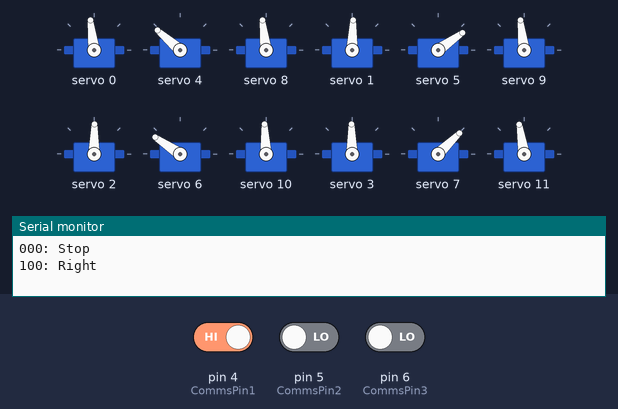
Recording of a sketch running on a simulated Arduino Uno, built with avr-gcc and run on an emulated ATmega328P. Shown: 12 × servo, the last lines printed to the serial monitor. Inputs (shaded band) come from the test bench; at power-on: pin 5 (CommsPin2) LOW, pin 4 (CommsPin1) HIGH, pin 6 (CommsPin3) LOW.

Above: at 1.41 s.
1.8 s: pin 5 (CommsPin2) driven HIGH
3.3 s: pin 4 (CommsPin1) driven LOW
At 3.74 s:
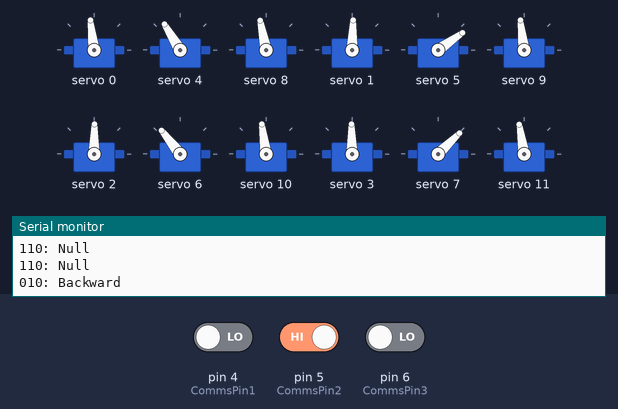
6.3 s: pin 6 (CommsPin3) driven HIGH
9.3 s: pin 5 (CommsPin2) driven LOW
At 10.36 s:
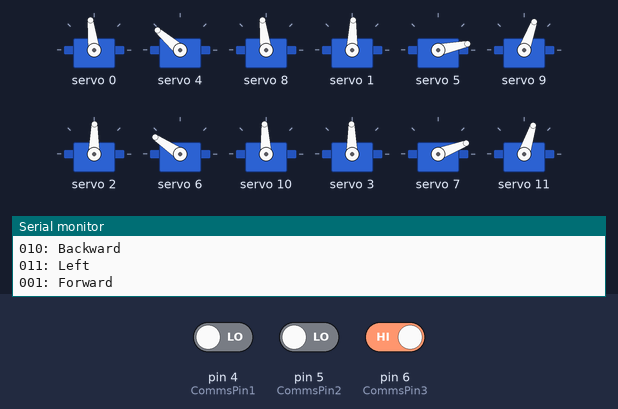
12.3 s: pin 4 (CommsPin1) driven HIGH
At 14.6 s:
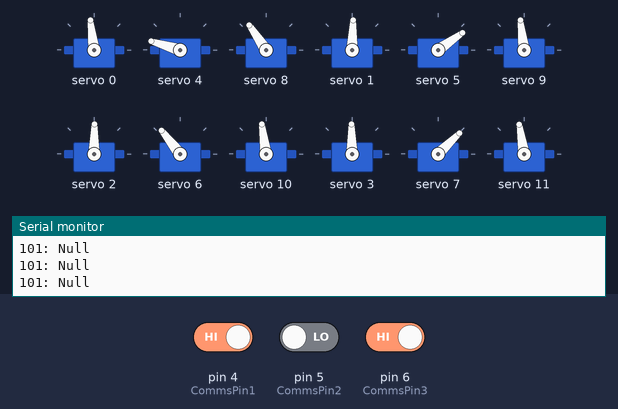
15.3 s: pin 6 (CommsPin3) driven LOW
At 19.25 s:
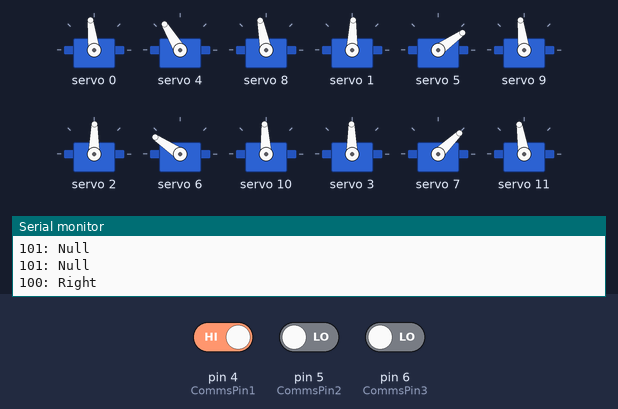
Timing chart, 0 to 19.3 s (numbered marks = the images above; inputs shaded):
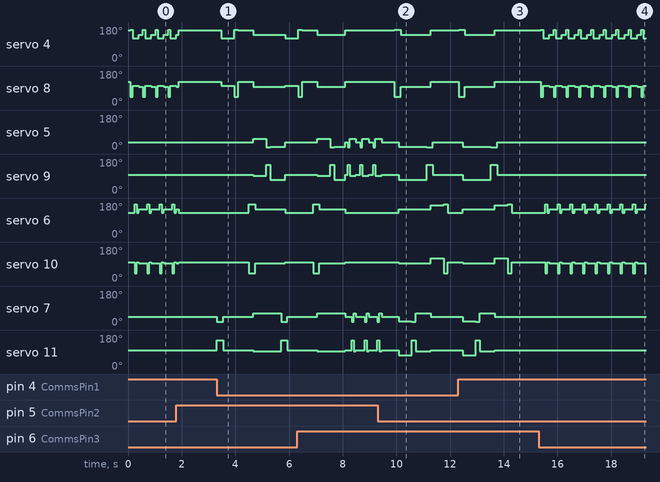

The sketch:

Robopup_Movement.ino
```cpp
#include <Wire.h>
#include <math.h>
#include <Adafruit_PWMServoDriver.h>

Adafruit_PWMServoDriver pwm = Adafruit_PWMServoDriver(0x40);

#define SERVOMIN 110  // Min pulse length count out of 4096
#define SERVOMAX 620  // Max pulse length count out of 4096

#define CommsPin1 4
#define CommsPin2 5
#define CommsPin3 6

bool curr1 = 0;
bool curr2 = 0;
bool curr3 = 0;

// Define midpoint angle (90 degrees irl) for each motor due to poor manufacturing tolerances
int mid[12] = { 95, 87, 88, 90, 88, 85, 94, 93, 95, 95, 92, 97 };


// MOTOR MAPPINGS

// SHOULDER, CORONAL (sideways)
// 0: Front Left  0 down, 180 up
// 1: Front Right 0 up, 180 down
// 2: Rear Left   0 up, i80 down
// 3: Rear Right  0 down, 180 up

// SHOULDER, MEDIAl (forwards)
// 4: Front Left  0 forwards, 180 backwards
// 5: Front Right 0 backwards, 180 forwards
// 6: Rear Left   0 forwards, 180 backwards
// 7: Rear Right  0 backwards, 180 forwards

// ELBOW, MEDIAL (forwards)
// 8: Front Left  0 up, 180 down
// 9: Front Right 0 down, 180 up
// 10: Rear Left  0 up, 180 down
// 11: Rear Right 0 down, 180 up


int angleToPulse(int angle) {
  int pulse = map(angle, 0, 180, SERVOMIN, SERVOMAX);
  return pulse;
}

void inverse_kinematics(int leg, double x, double y) {
  double origin_to_paw = sqrt(sq(x) + sq(y));
  double alpha = atan(x / y) * 180 / PI;
  double beta = -acos(origin_to_paw / 108) * 180 / PI;
  int shoulder_angle_delta = int(round(-alpha - beta));    // Shoulder Medial angle from front
  int elbow_angle_delta = 90 - 2 * abs(int(round(beta)));  // Elbow Medial angle from Straight

  // print_IK_values(leg, x, y, origin_to_paw, alpha, beta, shoulder_angle_delta, elbow_angle_delta);

  if (leg == 0) {
    pwm.setPWM(0, 0, angleToPulse(mid[0]));
    pwm.setPWM(4, 0, angleToPulse(mid[4] + shoulder_angle_delta));
    pwm.setPWM(8, 0, angleToPulse(mid[8] + elbow_angle_delta));
  } else if (leg == 1) {
    pwm.setPWM(1, 0, angleToPulse(mid[1]));
    pwm.setPWM(5, 0, angleToPulse(mid[5] - shoulder_angle_delta));
    pwm.setPWM(9, 0, angleToPulse(mid[9] - elbow_angle_delta));

  } else if (leg == 2) {
    pwm.setPWM(2, 0, angleToPulse(mid[2]));
    pwm.setPWM(6, 0, angleToPulse(mid[6] + shoulder_angle_delta));
    pwm.setPWM(10, 0, angleToPulse(mid[10] + elbow_angle_delta));

  } else if (leg == 3) {
    pwm.setPWM(3, 0, angleToPulse(mid[3]));
    pwm.setPWM(7, 0, angleToPulse(mid[7] - shoulder_angle_delta));
    pwm.setPWM(11, 0, angleToPulse(mid[11] - elbow_angle_delta));
  }
}

void print_IK_values(int leg, double x, double y, double origin_to_paw, double alpha, double beta, int shoulder_angle_delta, int elbow_angle_delta) {
  Serial.print("LEG: ");
  Serial.print(leg);
  Serial.print("    X: ");
  Serial.print(x);
  Serial.print("    Y: ");
  Serial.print(y);
  Serial.print("    DIST: ");
  Serial.print(origin_to_paw);
  Serial.print("    ALPHA: ");
  Serial.print(alpha);
  Serial.print("    BETA: ");
  Serial.print(beta);
  Serial.print("    SHOULDER DELTA: ");
  Serial.print(shoulder_angle_delta);
  Serial.print("    ELBOW DELTA: ");
  Serial.println(elbow_angle_delta);
}

void set_all_neutral() {
  inverse_kinematics(0, 54, 54);
  inverse_kinematics(1, 54, 54);
  inverse_kinematics(2, 54, 54);
  inverse_kinematics(3, 54, 54);
}

void set_all_sit() {
  inverse_kinematics(0, 0, 39);
  inverse_kinematics(1, 0, 39);
  inverse_kinematics(2, 0, 39);
  inverse_kinematics(3, 0, 39);
}

void set_all_stand() {
  inverse_kinematics(0, 0, 76);
  inverse_kinematics(1, 0, 76);
  inverse_kinematics(2, 0, 76);
  inverse_kinematics(3, 0, 76);
}

void set_all_forward() {
  inverse_kinematics(0, 40, 76);
  inverse_kinematics(1, 40, 76);
  inverse_kinematics(2, 40, 76);
  inverse_kinematics(3, 40, 76);
}

void set_all_backward() {
  inverse_kinematics(0, -40, 76);
  inverse_kinematics(1, -40, 76);
  inverse_kinematics(2, -40, 76);
  inverse_kinematics(3, -40, 76);
}

void set_all_ready() {
  inverse_kinematics(0, -50, 76);
  inverse_kinematics(1, 0, 76);
  inverse_kinematics(2, 20, 76);
  inverse_kinematics(3, 0, 76);
}

void forward_march() {
  uint32_t long_pause = 400;
  uint32_t short_pause = 150;

  // Ready position 1

  delay(long_pause);

  inverse_kinematics(0, 0, 39);  // SIT

  delay(short_pause);

  inverse_kinematics(1, -50, 76);  // BACKWARD
  inverse_kinematics(2, 0, 76);    // STAND
  inverse_kinematics(3, -50, 76);  // BACKWARD

  delay(75);

  inverse_kinematics(0, 0, 76);  // STAND

  delay(long_pause);

  inverse_kinematics(3, 0, 39);  // SIT

  delay(short_pause);

  inverse_kinematics(3, 20, 76);  // FORWARD

  delay(long_pause);

  // Ready Position 2

  inverse_kinematics(1, 0, 39);  // SIT

  delay(short_pause);

  inverse_kinematics(0, -50, 76);  // BACKWARD
  inverse_kinematics(2, -50, 76);  // BACKWARD
  inverse_kinematics(3, 0, 76);    // STAND

  delay(75);

  inverse_kinematics(1, 0, 76);  // STAND

  delay(long_pause);

  inverse_kinematics(2, 0, 39);  // SIT

  delay(short_pause);

  inverse_kinematics(2, 20, 76);  // FORWARD
}

void backward_march() {
  // Ready Position 1

  inverse_kinematics(3, 0, 39);  // SIT

  delay(150);

  inverse_kinematics(0, 20, 76);  // FORWARD
  inverse_kinematics(1, 0, 76);   // STAND
  inverse_kinematics(2, 20, 76);  // FORWARD

  delay(75);

  inverse_kinematics(3, 0, 76);  // STAND

  delay(400);

  inverse_kinematics(0, 0, 39);  // SIT

  delay(150);

  inverse_kinematics(0, -50, 76);  // BACKWARD

  delay(400);

  // Ready Position 2

  inverse_kinematics(2, 0, 39);  // SIT

  delay(150);

  inverse_kinematics(0, 0, 76);   // STAND
  inverse_kinematics(1, 20, 76);  // FORWARD
  inverse_kinematics(3, 20, 76);  // FORWARD

  delay(75);

  inverse_kinematics(2, 0, 76);  // STAND

  delay(400);

  inverse_kinematics(1, 0, 39);  // SIT

  delay(150);

  inverse_kinematics(1, -50, 76);  // BACKWARD

  delay(400);
}

void left_march() {
  set_all_ready();
  delay(75);

  inverse_kinematics(1, 0, 39);  // SIT
  delay(75);
  inverse_kinematics(1, 20, 76);  // FORWARD
  delay(75);

  inverse_kinematics(3, 0, 39);  // SIT
  delay(75);
  inverse_kinematics(3, 20, 76);  // FORWARD
  delay(75);

  inverse_kinematics(1, 0, 76);  // STAND
  inverse_kinematics(3, 0, 76);  // STAND
  delay(75);
}

void right_march() {
  delay(75);

  inverse_kinematics(0, 0, 39);  // SIT
  delay(75);
  inverse_kinematics(0, 20, 76);  // FORWARD
  delay(75);

  inverse_kinematics(2, 0, 39);  // SIT
  delay(75);
  inverse_kinematics(2, 20, 76);  // FORWARD
  delay(75);

  inverse_kinematics(0, 0, 76);  // STAND
  inverse_kinematics(2, 0, 76);  // STAND
  delay(75);
}


void setup() {
  pinMode(4, INPUT);
  pinMode(5, INPUT);
  pinMode(6, INPUT);
  Wire.setPins(14, 13);
  Serial.begin(115200);
  Wire.begin();
  pwm.begin();
  pwm.setPWMFreq(60);
  set_all_ready();

  Serial.print(curr1);
  Serial.print(curr2);
  Serial.print(curr3);
  Serial.print(": ");
  Serial.println("Stop");
}

void loop() {
  bool bit1 = digitalRead(CommsPin1);
  bool bit2 = digitalRead(CommsPin2);
  bool bit3 = digitalRead(CommsPin3);

  if (!bit1 && !bit2 && !bit3) {
    if (!(curr1 == bit1 && curr2 == bit2 && curr3 == bit3)) {
      Serial.print(bit1);
      Serial.print(bit2);
      Serial.print(bit3);
      Serial.print(": ");
      Serial.println("Stop");
      curr1 = bit1;
      curr2 = bit2;
      curr3 = bit3;
    }
    set_all_ready();
  } else if (!bit1 && !bit2 && bit3) {
    if (!(curr1 == bit1 && curr2 == bit2 && curr3 == bit3)) {
      Serial.print(bit1);
      Serial.print(bit2);
      Serial.print(bit3);
      Serial.print(": ");
      Serial.println("Forward");
      curr1 = bit1;
      curr2 = bit2;
      curr3 = bit3;
    }
    forward_march();
  } else if (!bit1 && bit2 && !bit3) {
    if (!(curr1 == bit1 && curr2 == bit2 && curr3 == bit3)) {
      Serial.print(bit1);
      Serial.print(bit2);
      Serial.print(bit3);
      Serial.print(": ");
      Serial.println("Backward");
      curr1 = bit1;
      curr2 = bit2;
      curr3 = bit3;
    }
    backward_march();
  } else if (!bit1 && bit2 && bit3) {
    if (!(curr1 == bit1 && curr2 == bit2 && curr3 == bit3)) {
      Serial.print(bit1);
      Serial.print(bit2);
      Serial.print(bit3);
      Serial.print(": ");
      Serial.println("Left");
      curr1 = bit1;
      curr2 = bit2;
      curr3 = bit3;
    }
    left_march();
  } else if (bit1 && !bit2 && !bit3) {
    if (!(curr1 == bit1 && curr2 == bit2 && curr3 == bit3)) {
      Serial.print(bit1);
      Serial.print(bit2);
      Serial.print(bit3);
      Serial.print(": ");
      Serial.println("Right");
      curr1 = bit1;
      curr2 = bit2;
      curr3 = bit3;
    }
    right_march();
  } else {
    Serial.print(bit1);
    Serial.print(bit2);
    Serial.print(bit3);
    Serial.print(": ");
    Serial.println("Null");
    set_all_ready();
  }

  // int pause = 2000;

  // delay(pause);
  // set_all_neutral();

  // delay(pause);
  // set_all_sit();

  // delay(pause);
  // set_all_stand();

  // delay(pause);
  // set_all_forward();

  // delay(pause);
  // set_all_backward();

  // delay(pause);
  // set_all_ready();
}
```

Measured:
- after the input at 3.3 s, servo 4: 163° → 121° after 0.17 s, → 166° 0.48 s later, → 163° 0.15 s later, → 139° 0.56 s later, … (5 changes in this stretch); servo 8: 124° → 101° after 0.17 s, → 43° 0.48 s later, → 124° 0.15 s later, → 97° 0.56 s later, … (5 changes in this stretch)
- after the input at 9.3 s, servo 4: 163° → 166° after 0.63 s, → 139° 0.24 s later, → 163° 1.1 s later; servo 8: 124° → 43° after 0.63 s, → 97° 0.24 s later, → 124° 1.1 s later
- after the input at 12.3 s, servo 4: goes on until 13.7 s, then stays 163°; servo 8: goes on until 13.7 s, then stays 124°; servo 5: goes on until 13.8 s, then stays 35°; servo 9: goes on until 13.8 s, then stays 97°; servo 6: goes on until 14.3 s, then stays 128°
- after the input at 15.3 s, servo 4: 163° → 166° after 0.09 s, then repeats every 0.47 s: 121° 0.24 s, 139° 0.15 s, 166° 0.08 s; servo 8: 124° → 43° after 0.09 s, then repeats every 0.47 s: 101° 0.24 s, 97° 0.15 s, 43° 0.08 s
- by itself, servo 4: repeats every 0.47 s: 121° 0.24 s, 139° 0.15 s, 166° 0.08 s
- by itself, servo 8: repeats every 0.47 s: 101° 0.24 s, 97° 0.15 s, 43° 0.08 s
- by itself, servo 6: repeats every 0.47 s: 128° 0.08 s, 146° 0.31 s, 173° 0.08 s
- by itself, servo 10: repeats every 0.47 s: 98° 0.08 s, 93° 0.31 s, 40° 0.08 s
